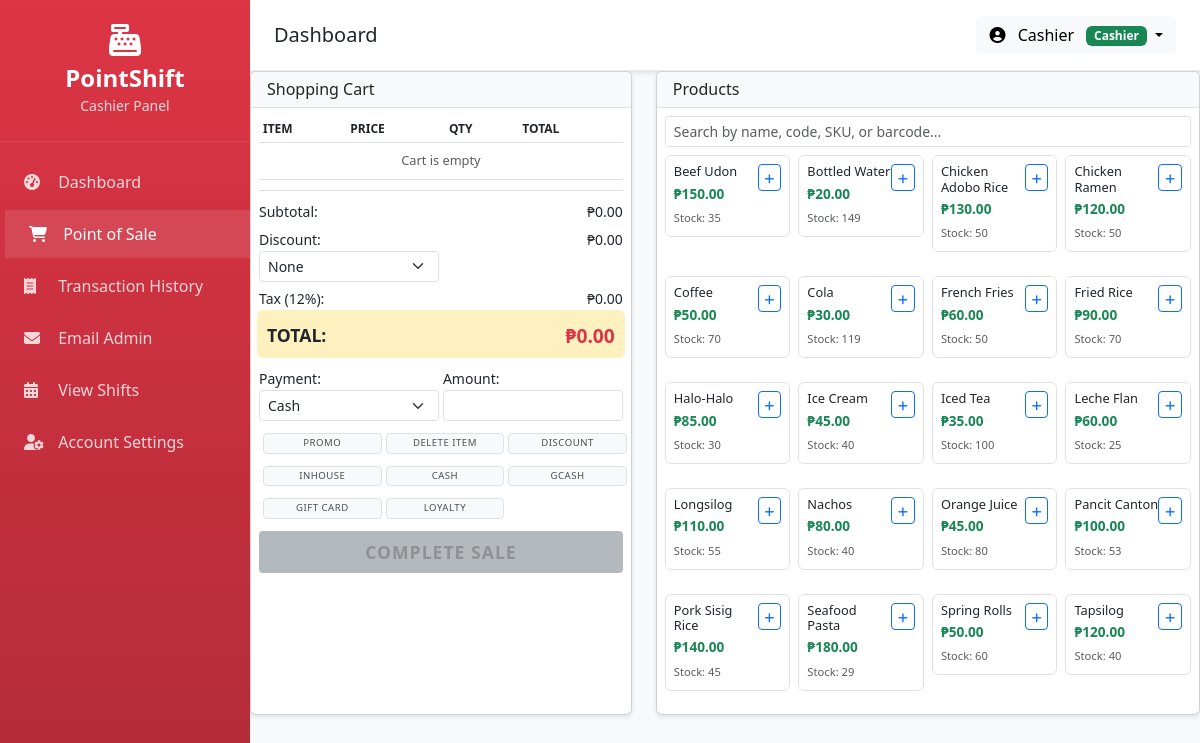
Screenshot of /cashier/pos.php (signed in) with the database file from the repository.
### tables this page shows
CREATE TABLE IF NOT EXISTS `products` (
  `id` int NOT NULL AUTO_INCREMENT,
  `name` varchar(100) NOT NULL,
  `sku` varchar(64) DEFAULT NULL,
  `category_id` int DEFAULT NULL,
  `price` decimal(10,2) NOT NULL,
  `stock_quantity` int DEFAULT '0',
  `low_stock_threshold` int DEFAULT '10',
  `barcode` varchar(100) DEFAULT NULL,
  `expiry` date DEFAULT NULL,
  `description` text,
  `status` enum('active','inactive') DEFAULT 'active',
  `created_at` timestamp NULL DEFAULT CURRENT_TIMESTAMP,
  `updated_at` timestamp NULL DEFAULT CURRENT_TIMESTAMP ON UPDATE CURRENT_TIMESTAMP,
  `last_updated_by` int DEFAULT NULL,
  PRIMARY KEY (`id`),
  KEY `category_id` (`category_id`),
  KEY `fk_products_last_updated_by` (`last_updated_by`),
  CONSTRAINT `fk_products_last_updated_by` FOREIGN KEY (`last_updated_by`) REFERENCES `users` (`id`) ON DELETE SET NULL,
  CONSTRAINT `products_ibfk_1` FOREIGN KEY (`category_id`) REFERENCES `categories` (`id`)
);

### config.php (called while the page is built, shortened)
<?php
spl_autoload_register(function ($className) {
    $directories = [
        'classes/',
        'controllers/',
        'helpers/'
    ];
    foreach ($directories as $dir) {
        $file = __DIR__ . '/' . $dir . $className . '.php';
        if (file_exists($file)) {
            return;
        }
    }
});
function formatCurrency($amount) {
    return Layout::formatCurrency($amount);
}
?>

### classes/Database.php (called while the page is built)
<?php
class Database {
    private static $instance = null;
    private $connection;
    private function __construct() {
        try {
            $this->connection = new PDO(
                "mysql:host=" . DB_HOST . ";dbname=" . DB_NAME,
                DB_USER,
                DB_PASS
            );
            $this->connection->setAttribute(PDO::ATTR_ERRMODE, PDO::ERRMODE_EXCEPTION);
        } catch(PDOException $e) {
            die("Connection failed: " . $e->getMessage());
        }
    }
    public static function getInstance() {
        if (self::$instance === null) {
            self::$instance = new self();
        }
        return self::$instance;
    }
    public function getConnection() {
        return $this->connection;
    }
}
?>

### controllers/POSController.php (called while the page is built, shortened)
<?php
class POSController {
    private $db;
    public function __construct() {
        $this->db = Database::getInstance()->getConnection();
    }
    public function getProducts($search = '', $category = '') {
        try {
            $sql = "SELECT * FROM products WHERE status = 'active' AND stock_quantity > 0";
            $params = [];
            $sql .= " ORDER BY name ASC";
            $stmt = $this->db->prepare($sql);
            $stmt->execute($params);
            return $stmt->fetchAll(PDO::FETCH_ASSOC);
        } catch(PDOException $e) {
            return [];
        }
    }
}
?>

### helpers/Layout.php (called while the page is built, shortened)
<?php
class Layout {
    public static function formatCurrency($amount) {
        return '₱' . number_format($amount, 2);
    }
}
?>

### cashier/pos.php (the view, shortened to what this page needs)
<?php
require_once '../config.php';
$posController = new POSController();
$search = $_GET['search'] ?? '';
$category = $_GET['category'] ?? '';
$products = $posController->getProducts($search, $category);
?>
<div class="row">
    <div class="col-lg-5">
        <div class="card h-100">
            <div class="card-header py-2">
                <h6 class="mb-0">Shopping Cart</h6>
            </div>
            <div class="card-body p-2 d-flex flex-column" style="max-height: calc(100vh - 200px); overflow-y: auto;">
                <div id="cart-items" style="max-height: 180px; overflow-y: auto; margin-bottom: 10px;">
                    <div class="table-responsive">
                        <table class="table table-sm mb-0">
                            <thead>
                                <tr class="text-muted" style="font-size: 0.75rem;">
                                    <th class="py-1">ITEM</th>
                                    <th class="py-1">PRICE</th>
                                    <th class="py-1">QTY</th>
                                    <th class="py-1">TOTAL</th>
                                </tr>
                            </thead>
                            <tbody id="cart-tbody">
                                <tr>
                                    <td colspan="4" class="text-center text-muted py-2" style="font-size: 0.8rem;">Cart is empty</td>
                                </tr>
                            </tbody>
                        </table>
                    </div>
                </div>
                <div class="border-top pt-2">
                    <div class="row g-1 mb-1">
                        <div class="col-6"><small>Subtotal:</small></div>
                        <div class="col-6 text-end"><small id="subtotal">₱0.00</small></div>
                    </div>
                    <div class="row g-1 mb-1">
                        <div class="col-6">
                            <small>Discount:</small>
                            <select id="discount-type" class="form-select form-select-sm" onchange="applyDiscountType(this.value)">
                                <option value="0">None</option>
                            </select>
                        </div>
                        <div class="col-6 text-end">
                            <small id="discount-amount">₱0.00</small>
                        </div>
                    </div>
                    <div class="row g-1 mb-1">
                        <div class="col-6"><small>Tax (12%):</small></div>
                        <div class="col-6 text-end"><small id="tax">₱0.00</small></div>
                    </div>
                    <div class="row g-1 mb-2 p-2 bg-warning bg-opacity-25 rounded">
                        <div class="col-6"><strong style="font-size: 1.1rem;">TOTAL:</strong></div>
                        <div class="col-6 text-end"><strong id="total" class="text-danger" style="font-size: 1.2rem;">₱0.00</strong></div>
                    </div>
                    <div class="row g-1 mb-2">
                        <div class="col-6">
                            <small>Payment:</small>
                            <select id="payment-method" class="form-select form-select-sm">
                                <option value="cash">Cash</option>
                            </select>
                        </div>
                        <div class="col-6">
                            <small>Amount:</small>
                            <input type="number" id="amount-received" class="form-control form-control-sm" step="0.01" min="0">
                        </div>
                    </div>
                    <div class="payment-buttons mb-2">
                        <div class="row g-1 mb-1">
                            <div class="col-4"><button class="btn btn-outline-secondary btn-sm w-100" style="font-size: 0.6rem; padding: 2px;">PROMO</button></div>
                            <div class="col-4"><button class="btn btn-outline-secondary btn-sm w-100" style="font-size: 0.6rem; padding: 2px;">DELETE ITEM</button></div>
                            <div class="col-4"><button class="btn btn-outline-secondary btn-sm w-100" style="font-size: 0.6rem; padding: 2px;">DISCOUNT</button></div>
                        </div>
                        <div class="row g-1 mb-1">
                            <div class="col-4"><button class="btn btn-outline-secondary btn-sm w-100" style="font-size: 0.6rem; padding: 2px;">INHOUSE</button></div>
                            <div class="col-4"><button class="btn btn-outline-secondary btn-sm w-100" style="font-size: 0.6rem; padding: 2px;">CASH</button></div>
                            <div class="col-4"><button class="btn btn-outline-secondary btn-sm w-100" style="font-size: 0.6rem; padding: 2px;">GCASH</button></div>
                        </div>
                        <div class="row g-1">
                            <div class="col-4"><button class="btn btn-outline-secondary btn-sm w-100" style="font-size: 0.6rem; padding: 2px;">GIFT CARD</button></div>
                            <div class="col-4"><button class="btn btn-outline-secondary btn-sm w-100" style="font-size: 0.6rem; padding: 2px;">LOYALTY</button></div>
                            <div class="col-4"></div>
                        </div>
                    </div>
                    <button id="complete-sale" class="btn btn-complete-sale w-100 btn-sm" disabled>
                        Complete Sale
                    </button>
                </div>
            </div>
        </div>
    </div>
    <div class="col-lg-7">
        <div class="card h-100">
            <div class="card-header py-2">
                <h6 class="mb-0">Products</h6>
            </div>
            <div class="card-body p-2">
                <div class="mb-2">
                    <input type="text" id="product-search" class="form-control form-control-sm" placeholder="Search by name, code, SKU, or barcode..." value="<?php echo htmlspecialchars($search); ?>">
                </div>
                <div style="max-height: calc(100vh - 280px); overflow-y: auto;">
                    <div class="row g-2">
                    <?php if (empty($products)): ?>
                    <div class="col-12">
                        <div class="text-center py-5">
                            <i class="fas fa-box-open fa-3x text-muted mb-3"></i>
                            <p class="text-muted">No products found</p>
                        </div>
                    </div>
                    <?php else: ?>
                    <?php foreach ($products as $product): ?>
                    <div class="col-md-6 col-lg-4 col-xl-3">
                        <div class="product-card p-2 border rounded" onclick="addToCart(<?php echo htmlspecialchars(json_encode($product)); ?>)" style="cursor: pointer; transition: all 0.2s;">
                            <div class="d-flex justify-content-between align-items-start">
                                <div class="flex-grow-1">
                                    <h6 class="mb-1" style="font-size: 0.8rem; line-height: 1.2;"><?php echo htmlspecialchars($product['name']); ?></h6>
                                    <div class="text-success fw-bold" style="font-size: 0.85rem;"><?php echo formatCurrency($product['price']); ?></div>
                                    <small class="text-muted" style="font-size: 0.7rem;">Stock: <?php echo $product['stock_quantity']; ?></small>
                                </div>
                                <button class="btn btn-sm btn-outline-primary" onclick="event.stopPropagation(); addToCart(<?php echo htmlspecialchars(json_encode($product)); ?>)" style="padding: 2px 6px;">
                                    <i class="fas fa-plus" style="font-size: 0.7rem;"></i>
                                </button>
                            </div>
                        </div>
                    </div>
                    <?php endforeach; ?>
                    <?php endif; ?>
                    </div>
                </div>
            </div>
        </div>
    </div>
</div>
<?php
include __DIR__ . '/views/layout.php';
?>

### cashier/views/layout.php (style rules this page uses)
body { background-color: #f8f9fa; font-family: 'Segoe UI', Tahoma, Geneva, Verdana, sans-serif; }
.product-card { background: white; border: 1px solid #dee2e6; border-radius: 8px; padding: 1rem; margin-bottom: 1rem; transition: all 0.2s; cursor: pointer; }
.btn-complete-sale { background: #28a745; border: none; color: white; padding: 1rem; font-size: 1.1rem; font-weight: 600; text-transform: uppercase; letter-spacing: 1px; }
.payment-buttons button { margin: 0.25rem; min-width: 80px; }

### cashier/pos.php (style rules this page uses)
.btn-complete-sale { background-color: #28a745; border-color: #28a745; color: white; font-weight: 600; padding: 8px 16px; }
.btn-complete-sale:disabled { background-color: #6c757d; border-color: #6c757d; opacity: 0.5; }
.card { box-shadow: 0 2px 4px rgba(0,0,0,0.1); }
.card-header { background-color: #f8f9fa; border-bottom: 1px solid #dee2e6; }
.payment-buttons .btn { background-color: #f8f9fa; border: 1px solid #dee2e6; color: #495057; font-weight: 500; text-transform: uppercase; letter-spacing: 0.5px; }

### rows the page displays
products: name "Beef Udon", price "₱150.00", stock_quantity "35"
products: name "Bottled Water", price "₱20.00", stock_quantity "149"
products: name "Chicken Adobo Rice", price "₱130.00", stock_quantity "50"
products: name "Chicken Ramen", price "₱120.00", stock_quantity "50"
products: name "Coffee", price "₱50.00", stock_quantity "70"
products: name "Cola", price "₱30.00", stock_quantity "119"
products: name "French Fries", price "₱60.00", stock_quantity "50"
products: name "Fried Rice", price "₱90.00", stock_quantity "70"
products: name "Halo-Halo", price "₱85.00", stock_quantity "30"
products: name "Ice Cream", price "₱45.00", stock_quantity "40"
products: name "Iced Tea", price "₱35.00", stock_quantity "100"
products: name "Leche Flan", price "₱60.00", stock_quantity "25"
products: name "Longsilog", price "₱110.00", stock_quantity "55"
products: name "Nachos", price "₱80.00", stock_quantity "40"
products: name "Orange Juice", price "₱45.00", stock_quantity "80"
products: name "Pancit Canton", price "₱100.00", stock_quantity "53"
products: name "Pork Sisig Rice", price "₱140.00", stock_quantity "45"
products: name "Seafood Pasta", price "₱180.00", stock_quantity "29"
products: name "Spring Rolls", price "₱50.00", stock_quantity "60"
products: name "Tapsilog", price "₱120.00", stock_quantity "40"

### other values shown
$firstName . ' ' . $lastName "Cashier"
